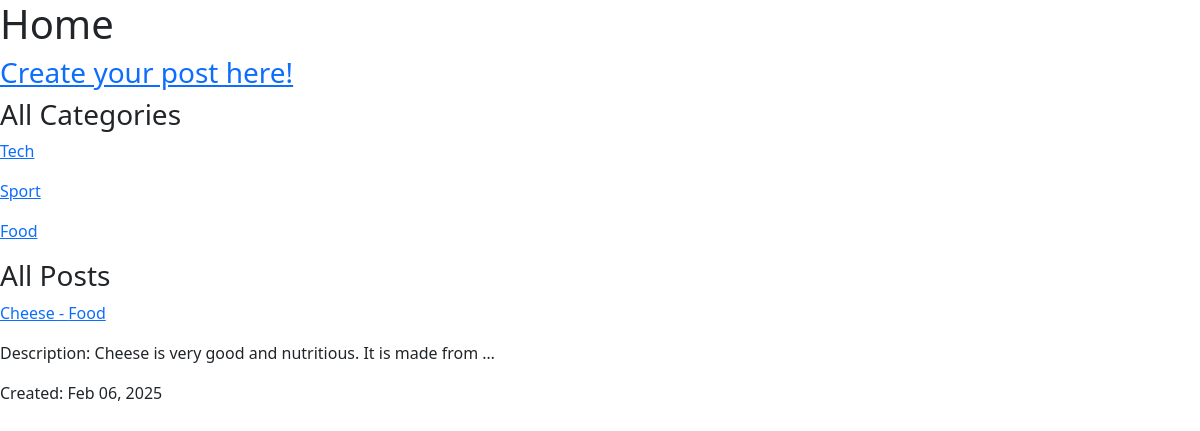
The page /category/3 on the database its author committed.
### blog/models.py (models this page shows, shortened)
class Category(models.Model):
    name = models.CharField(max_length=120, unique=True)

class Post(models.Model):
    class Status(models.TextChoices):
        DRAFT = 'DF', 'Draft'
        PUBLISHED = 'PB', 'Published'
    title = models.CharField(max_length=250)
    body = models.TextField(max_length=1000)
    created = models.DateTimeField(auto_now_add=True)
    updated = models.DateTimeField(auto_now=True)
    status = models.CharField(
        max_length=2,
        choices=Status,
        default=Status.DRAFT
    )
    category = models.ForeignKey(
        Category,
        on_delete=models.CASCADE,
        related_name='posts',
    )
    class Meta:
        ordering = ['-created']
        indexes= [
            models.Index(fields=['-created'])
        ]
    def get_absolute_url(self):
        return reverse('blog:post_info', args=[self.id])

### blog/views.py (the view)
# urls.py: path("category/<int:category_id>", get_posts_by_category, name="get_posts_by_category"),
def get_posts_by_category(request, category_id):
  categories = Category.objects.all()
  category = get_object_or_404(Category, id=category_id)
  posts = Post.objects.filter(category=category)
  data = {"categories":categories, "posts":posts}
  return render(request, 'index.html', context=data)

### blog/templates/index.html
{% extends 'base.html' %}
{% block content %}
    <h1>Home</h1>
    <h3><a href="{% url 'blog:create_post' %}">Create your post here!</a></h3>
    <div>
        <h3>All Categories</h3>
        {% for category in categories %}
        <div>
            <p><a href="{% url 'blog:get_posts_by_category' category.id %}">{{  category.name  }}</a></p>
        </div>
        {% endfor %}
    </div>
    <div>
        <h3>All Posts</h3>
        {% for post in posts %}
            <p><a href="{{  post.get_absolute_url  }}">{{ post.title }} - {{ post.category.name }}</a></p>
            <p>Description: {{  post.body | truncatewords:10 }}</p>
            <p>Created: {{  post.created| date:"M d, Y"  }}</p>
        {% endfor %}
    </div>
{% endblock %}

### rows shown on the page
Category: name "Tech"
Category: name "Sport"
Category: name "Food"
Post: title "Cheese", category.name "Food", body "Cheese is very good and nutritious. It is made from …", created "Feb 06, 2025"
